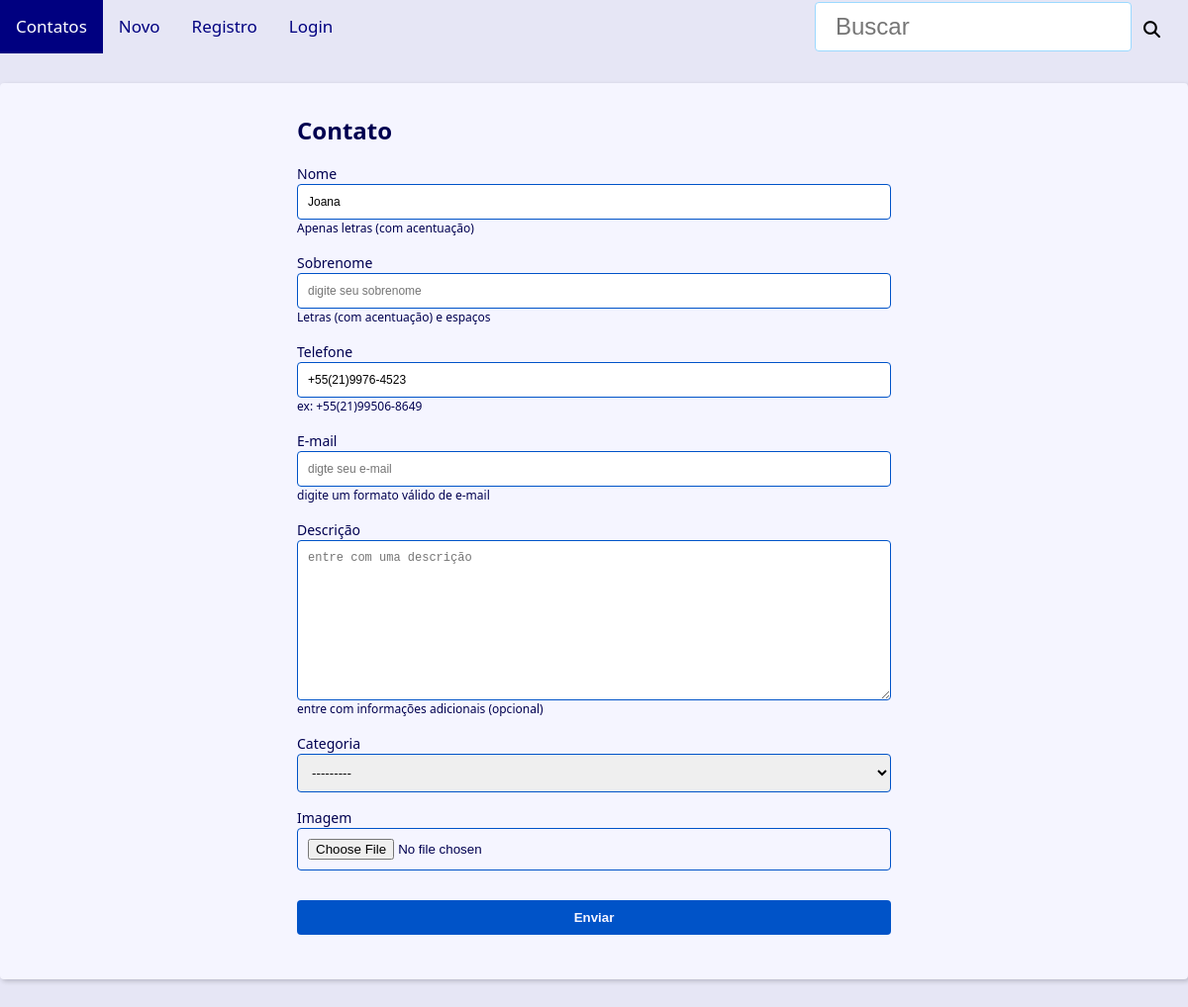
/contact/1005/update/, run on the app's committed database.
### contact/models.py (models this page shows, shortened)
class Contact(models.Model):
    first_name = models.CharField(max_length=50)
    last_name = models.CharField(max_length=50, blank=True)
    phone = models.CharField(max_length=50)
    email = models.EmailField(max_length=254, blank=True, verbose_name='E-mail')
    created_date = models.DateTimeField(default=timezone.now)
    description = models.TextField(blank=True, verbose_name='Descrição')
    show = models.BooleanField(default=True)
    picture = models.ImageField(blank=True, upload_to='pictures/%Y/%m/', verbose_name='Imagem')
    owner = models.ForeignKey(
        User,
        on_delete=models.SET_NULL,
        blank=True, null=True
    )
    category = models.ForeignKey(
        Category,
        on_delete=models.SET_NULL,
        blank=True,
        null=True,
        verbose_name='Categoria'
    )

### contact/views/contact_forms.py (the view, shortened to what this page needs)
# urls.py: path('contact/<int:contact_id>/update/', views.update, name='update'),
def update(request, contact_id):
    contact = get_object_or_404(
        Contact,
        pk=contact_id,
        show=True
    )
    form_action = reverse('contact:update', args=(contact_id,))
    context = {
        'form': ContactForm(instance=contact),
        'form_action': form_action,
    }
    return render(
        request,
        'contact/create.html',
        context
    )

### contact/models.py (called while the page is built)
    def __str__(self) -> str:
        return self.name

### contact/templates/contact/create.html (shortened to what this page needs)
{% extends 'global/base.html' %}
{% block content %}
<div class="form-wrapper">
  <h2>Contato</h2>
  <form
    action="{{ form_action }}"
    method="POST"
    enctype="multipart/form-data"
  >
    <div class="form-content">
      {% for field in form %}
          <div class="form-group">
            <label for="{{ field.id_for_label }}">{{ field.label }}</label>
            {{ field }}
            {% if field.help_text %}
                <p class="help-text">{{ field.help_text }}</p>
            {% endif %}
          </div>
      {% endfor %}
    </div>
    <div class="form-content">
      <div class="form-group">
        <button class="btn" type="submit">Enviar</button>
      </div>
    </div>
  </form>
</div>
{% endblock content %}

### base/static/global/css/style.css (style rules this page uses)
:root { --spacing: 1.5rem; --link-dark-color: rgb(0, 83, 200); --link-light-color: rgb(156, 217, 255); --clr-white: rgb(245, 245, 255); --clr-blue: rgb(0, 0, 80); --clr-light-gray: rgb(230, 230, 245); --clr-dark-shadow-5: rgba(0, 0, 10, 5%); --clr-dark-shadow-10: rgba(0, 0, 10, 10%); --clr-dark-shadow-20: rgba(0, 0, 10, 20%); --clr-light-shadow-5: rgba(200, 200, 255, 5%); --clr-light-shadow-10: rgba(200, 200, 255, 20%); --clr-light-shadow-20: rgba(200, 200, 255, 20%); --main-page-width: 120rem; --table-min-width: 60rem; --biggest-font-size: 5rem; --bigger-font-size: 4rem; --big-font-size: 3.2rem; --medium-font-size: 2.4rem; --small-font-size: 1.6rem; --smaller-font-size: 1.4rem; --smallest-font-size: 1.2rem; --transition-fast: 300ms; --transition-medium: 600ms; --transition-slow: 1s; --default-border-radius: 4px; }
*, *::before, *::after { margin: 0; padding: 0; box-sizing: border-box; }
html { font-size: 62.5%; }
body { font-family: system-ui, -apple-system, BlinkMacSystemFont, 'Segoe UI', Roboto, Oxygen, Ubuntu, Cantarell, 'Open Sans', 'Helvetica Neue', sans-serif; line-height: 1.5; font-size: var(--small-font-size); color: var(--clr-blue); -webkit-font-smoothing: antialiased; background: var(--clr-light-gray); }
.smallest { font-size: var(--smallest-font-size); }
.form-wrapper { max-width: 60rem; margin: var(--spacing) auto; }
.form-content { margin: var(--spacing) 0; }
.form-group { display: flex; flex-direction: column; padding-bottom: var(--spacing); }
.form-group p { margin: 1em 0; }
.form-group .help-text, .form-group .help-text ~ ul { margin: 0; font-size: var(--smallest-font-size); list-style: none; }
.form-group input, .form-group textarea, .form-group select { padding: 1rem; border-radius: var(--default-border-radius); border: 1px solid var(--link-dark-color); }
.form-group label { font-size: var(--smaller-font-size); }
.btn { background-color: var(--link-dark-color); color: var(--clr-white); font-weight: bold; border: none; padding: 1rem 2rem; border-radius: var(--default-border-radius); cursor: pointer; transition: filter var(--transition-fast) ease-in-out; }

### data on the page
Contact: form "Joana" "+55(21)9976-4523" "---------"

### other printed values
{{ field.label }} "Nome" "Sobrenome" "Telefone" "E-mail" "Descrição" "Categoria" "Imagem"
{{ field.help_text }} "Apenas letras (com acentuação)" "Letras (com acentuação) e espaços" "ex: +55(21)99506-8649" "digite um formato válido de e-mail" "entre com informações adicionais (opcional)"
